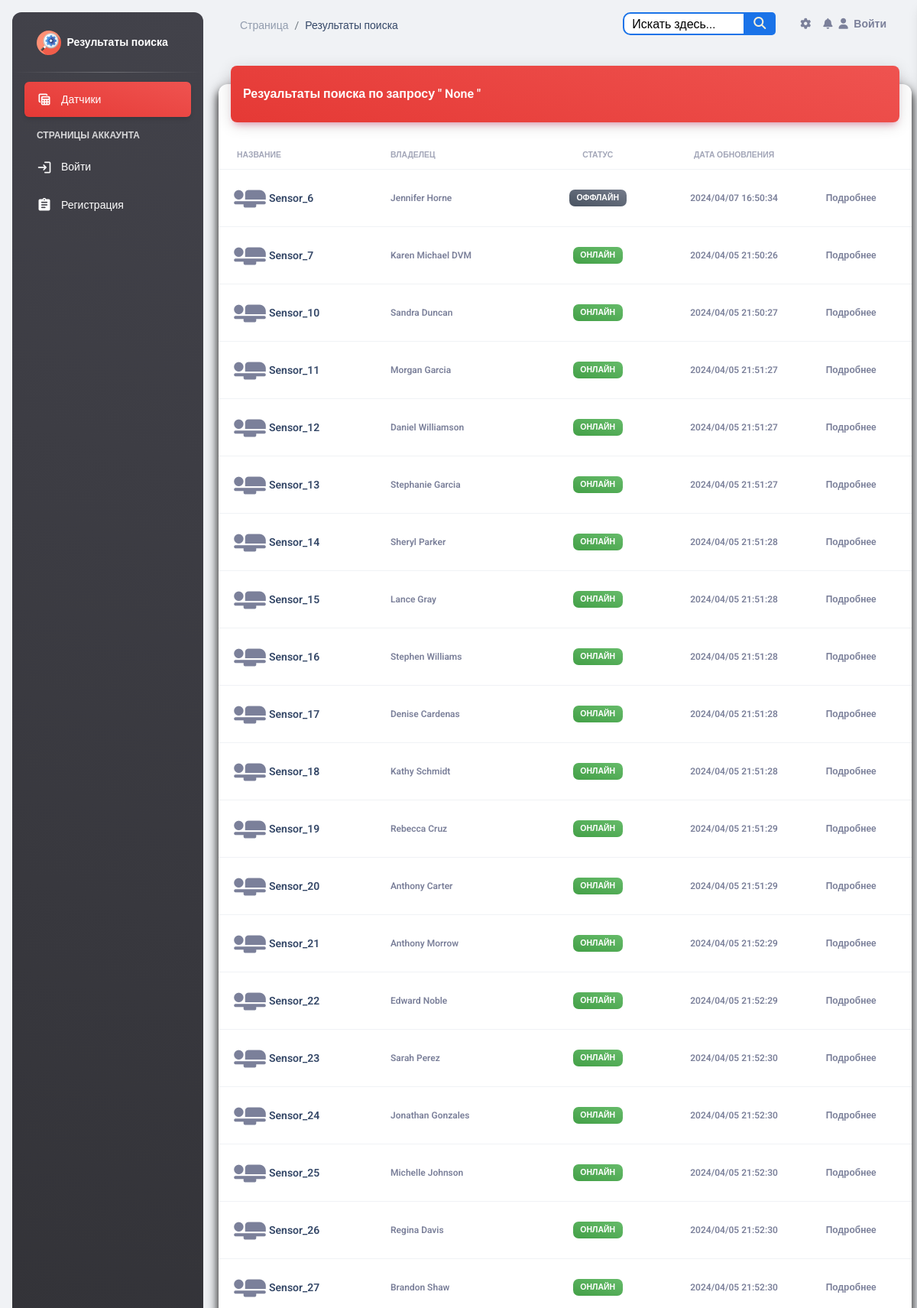
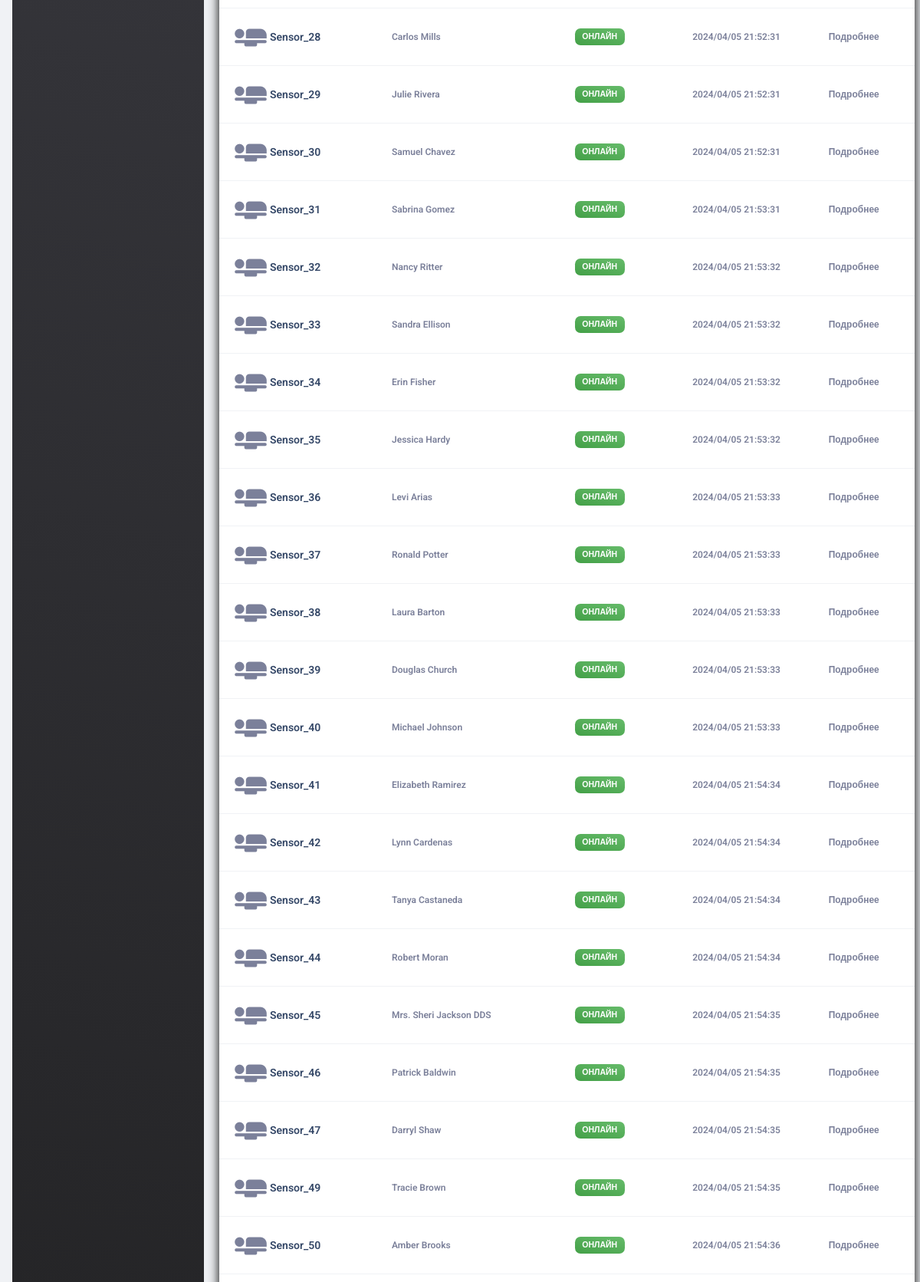
The app's page /search/ (upper part) with its own data (2 pictures, top to bottom).
### esp_sensor/models.py (models this page shows, shortened)
class Sensor(models.Model):
    id = models.AutoField(primary_key=True)
    name = models.CharField('Имя датчика', max_length=100, unique=True)
    slug = models.SlugField(max_length=255, unique=True, db_index=True, verbose_name="URL")
    description = models.TextField('Описание', blank=True)
    owner = models.CharField("Владелец", max_length=100, blank=True)
    date_added = models.DateTimeField('Дата добавления', auto_now=True)
    country = models.ManyToManyField(Country, blank=True, verbose_name='Страна')
    city = models.ManyToManyField(City, blank=True, verbose_name='Город')
    inclusions = models.IntegerField("Количество включений", default=0)
    power = models.IntegerField(default=0,
                                blank=True,
                                verbose_name='Мощность',
                                validators=[MinValueValidator(0), MaxValueValidator(100)])
    watt = models.IntegerField("Потребление мощности", default=0)
    volt = models.IntegerField("Электрическое напряжение", default=0)
    work = models.BooleanField('Онлайн', default=True)
    blocked = models.BooleanField('Заблокирован', default=False)
    start = models.BooleanField('Старт', default=False)
    temperature = models.FloatField('Температура', default=0)
    fan_speed = models.IntegerField('Скорость кулера', default=0)
    class Meta:
        verbose_name = 'Датчик'
        verbose_name_plural = 'Датчики'

### esp_sensor/views.py (the view)
# urls.py: path('search/', views.search_sensors, name='search_sensors'),
def search_sensors(request):
    query = request.GET.get('q')
    if query:
        sensors = Sensor.objects.filter(
            Q(name__icontains=query) |
            Q(description__icontains=query) |
            Q(owner__icontains=query) |
            Q(country__name__icontains=query) |
            Q(city__name__icontains=query) |
            Q(inclusions__icontains=query)
        ).distinct()
    else:
        sensors = Sensor.objects.all()
    return render(request, 'sensor/search_results.html', {'sensors': sensors, 'query': query})

### templates/sensor/search_results.html (shortened to what this page needs)
{% load static %}
{% include 'base.html' %}
<body class="g-sidenav-show  bg-gray-200">
<aside class="sidenav navbar navbar-vertical navbar-expand-xs border-0 border-radius-xl my-3 fixed-start ms-3   bg-gradient-dark"
       id="sidenav-main">
    <div class="sidenav-header">
        <a class="navbar-brand m-0">
            <img src="{% static 'img/search-magnifying-glass-svgrepo-com.svg' %}" class="navbar-brand-img h-100"
                 alt="main_logo">
            <span class="ms-1 font-weight-bold text-white">Результаты поиска</span>
        </a>
    </div>
    <hr class="horizontal light mt-0 mb-2">
    <div class="collapse navbar-collapse  w-auto " id="sidenav-collapse-main">
        <ul class="navbar-nav">
            <li class="nav-item">
                <a class="nav-link text-white active bg-gradient-danger" href="{% url 'sensor_list' %}">
                    <div class="text-white text-center me-2 d-flex align-items-center justify-content-center">
                        <i class="material-icons opacity-10">table_view</i>
                    </div>
                    <span class="nav-link-text ms-1">Датчики</span>
                </a>
            </li>
            <li class="nav-item mt-3">
                <h6 class="ps-4 ms-2 text-uppercase text-xs text-white font-weight-bolder opacity-8">Страницы
                    аккаунта</h6>
            </li>
            {% if user.is_authenticated %}
                <li class="nav-item">
                    <a class="nav-link text-white " href="{% url 'profiles:profile_detail' user.profile.slug %}">
                        <div class="text-white text-center me-2 d-flex align-items-center justify-content-center">
                            <i class="material-icons opacity-10">person_add</i>
                        </div>
                        <span class="nav-link-text ms-1">Профиль</span>
                        <span class="nav-link-text ms-1">{{ user.username }}</span>
                    </a>
                </li>
                <li class="nav-item">
                    <a class="nav-link text-white " href='{% url 'logout' %}'>
                        <div class="text-white text-center me-2 d-flex align-items-center justify-content-center">
                            <i class="material-icons opacity-10">login</i>
                        </div>
                        <span class="nav-link-text ms-1">Выйти</span>
                    </a>
                </li>
            {% else %}
                <li class="nav-item">
                    <a class="nav-link text-white " href='{% url 'login' %}'>
                        <div class="text-white text-center me-2 d-flex align-items-center justify-content-center">
                            <i class="material-icons opacity-10">login</i>
                        </div>
                        <span class="nav-link-text ms-1">Войти</span>
                    </a>
                </li>
                <li class="nav-item">
                    <a class="nav-link text-white " href="{% url 'register' %}">
                        <div class="text-white text-center me-2 d-flex align-items-center justify-content-center">
                            <i class="material-icons opacity-10">assignment</i>
                        </div>
                        <span class="nav-link-text ms-1">Регистрация</span>
                    </a>
                </li>
            {% endif %}
        </ul>
    </div>
</aside>
<main class="main-content position-relative max-height-vh-100 h-100 border-radius-lg ">
    <nav class="navbar navbar-main navbar-expand-lg px-0 mx-4 shadow-none border-radius-xl" id="navbarBlur"
         data-scroll="true">
        <div class="container-fluid py-1 px-3">
            <nav aria-label="breadcrumb">
                <ol class="breadcrumb bg-transparent mb-0 pb-0 pt-1 px-0 me-sm-6 me-5">
                    <li class="breadcrumb-item text-sm"><a class="opacity-5 text-dark" href="javascript:;">Страница</a>
                    </li>
                    <li class="breadcrumb-item text-sm text-dark active" aria-current="page">Результаты поиска</li>
                </ol>
            </nav>
            {% include 'include/navbar.html' %}
        </div>
    </nav>
    <div class="container-fluid py-4">
        <div class="row">
            <div class="col-12">
                <div class="card my-4">
                    <div class="card-header p-0 position-relative mt-n4 mx-3 z-index-2">
                        <div class="bg-gradient-danger shadow-primary border-radius-lg pt-4 pb-3">
                            <h6 class="text-white ps-3">Резуальтаты поиска по запросу " {{ query }} "</h6>
                        </div>
                    </div>
                    <div class="card-body px-0 pb-2">
                        <div class="table-responsive p-0">
                            <table class="table align-items-center mb-0">
                                <thead>
                                <tr>
                                    <th class="text-uppercase text-secondary text-xxs font-weight-bolder opacity-7">
                                        Название
                                    </th>
                                    <th class="text-uppercase text-secondary text-xxs font-weight-bolder opacity-7 ps-2">
                                        Владелец
                                    </th>
                                    <th class="text-center text-uppercase text-secondary text-xxs font-weight-bolder opacity-7">
                                        Статус
                                    </th>
                                    <th class="text-center text-uppercase text-secondary text-xxs font-weight-bolder opacity-7">
                                        Дата обновления
                                    </th>
                                    <th class="text-secondary opacity-7"></th>
                                </tr>
                                </thead>
                                <tbody>
                                {% for sensor in sensors %}
                                    <tr>
                                        <td>
                                            <div class="d-flex px-2 py-1">
                                                <div>
                                                    <i class="material-icons"
                                                       style="font-size: 50px;">airline_seat_flat</i>
                                                </div>
                                                <div class="d-flex flex-column justify-content-center">
                                                    <h6 class="mb-0 text-sm">{{ sensor.name }}</h6>
                                                </div>
                                            </div>
                                        </td>
                                        <td>
                                            <p class="text-xs font-weight-bold mb-0">{{ sensor.owner }}</p>
                                        </td>
                                        <td class="align-middle text-center text-sm">
                                            {% if sensor.work %}
                                                <span class="badge badge-sm bg-gradient-success">Онлайн</span>
                                            {% else %}
                                                <span class="badge badge-sm bg-gradient-secondary">Оффлайн</span>
                                            {% endif %}
                                        </td>
                                        <td class="align-middle text-center">
                                            <span class="text-secondary text-xs font-weight-bold">{{ sensor.date_added | date:"Y/m/d H:i:s" }}</span>
                                        </td>
                                        <td class="align-middle">
                                            <a href="{% url 'sensor_detail' sensor.pk %}"
                                               class="text-secondary font-weight-bold text-xs"
                                               data-toggle="tooltip" data-original-title="Edit user">
                                                Подробнее
                                            </a>
                                        </td>
                                    </tr>
                                {% empty %}
                                    <h6 class="text-primary ps-3">Поиск не дал результатов!</h6>
                                {% endfor %}
                                </tbody>
                            </table>
                        </div>
                    </div>
                </div>
            </div>
        </div>
    </div>
</main>
</body>

### records on screen
Sensor: name "Sensor_6", owner "Jennifer Horne", work "ОФФЛАЙН", date_added "2024/04/07 16:50:34"
Sensor: name "Sensor_7", owner "Karen Michael DVM", work "ОНЛАЙН", date_added "2024/04/05 21:50:26"
Sensor: name "Sensor_10", owner "Sandra Duncan", work "ОНЛАЙН", date_added "2024/04/05 21:50:27"
Sensor: name "Sensor_11", owner "Morgan Garcia", work "ОНЛАЙН", date_added "2024/04/05 21:51:27"
Sensor: name "Sensor_12", owner "Daniel Williamson", work "ОНЛАЙН", date_added "2024/04/05 21:51:27"
Sensor: name "Sensor_13", owner "Stephanie Garcia", work "ОНЛАЙН", date_added "2024/04/05 21:51:27"
Sensor: name "Sensor_14", owner "Sheryl Parker", work "ОНЛАЙН", date_added "2024/04/05 21:51:28"
Sensor: name "Sensor_15", owner "Lance Gray", work "ОНЛАЙН", date_added "2024/04/05 21:51:28"
Sensor: name "Sensor_16", owner "Stephen Williams", work "ОНЛАЙН", date_added "2024/04/05 21:51:28"
Sensor: name "Sensor_17", owner "Denise Cardenas", work "ОНЛАЙН", date_added "2024/04/05 21:51:28"
Sensor: name "Sensor_18", owner "Kathy Schmidt", work "ОНЛАЙН", date_added "2024/04/05 21:51:28"
Sensor: name "Sensor_19", owner "Rebecca Cruz", work "ОНЛАЙН", date_added "2024/04/05 21:51:29"
Sensor: name "Sensor_20", owner "Anthony Carter", work "ОНЛАЙН", date_added "2024/04/05 21:51:29"
Sensor: name "Sensor_21", owner "Anthony Morrow", work "ОНЛАЙН", date_added "2024/04/05 21:52:29"
Sensor: name "Sensor_22", owner "Edward Noble", work "ОНЛАЙН", date_added "2024/04/05 21:52:29"
Sensor: name "Sensor_23", owner "Sarah Perez", work "ОНЛАЙН", date_added "2024/04/05 21:52:30"
Sensor: name "Sensor_24", owner "Jonathan Gonzales", work "ОНЛАЙН", date_added "2024/04/05 21:52:30"
Sensor: name "Sensor_25", owner "Michelle Johnson", work "ОНЛАЙН", date_added "2024/04/05 21:52:30"
Sensor: name "Sensor_26", owner "Regina Davis", work "ОНЛАЙН", date_added "2024/04/05 21:52:30"
Sensor: name "Sensor_27", owner "Brandon Shaw", work "ОНЛАЙН", date_added "2024/04/05 21:52:30"
Sensor: name "Sensor_28", owner "Carlos Mills", work "ОНЛАЙН", date_added "2024/04/05 21:52:31"
Sensor: name "Sensor_29", owner "Julie Rivera", work "ОНЛАЙН", date_added "2024/04/05 21:52:31"
Sensor: name "Sensor_30", owner "Samuel Chavez", work "ОНЛАЙН", date_added "2024/04/05 21:52:31"
Sensor: name "Sensor_31", owner "Sabrina Gomez", work "ОНЛАЙН", date_added "2024/04/05 21:53:31"
Sensor: name "Sensor_32", owner "Nancy Ritter", work "ОНЛАЙН", date_added "2024/04/05 21:53:32"
Sensor: name "Sensor_33", owner "Sandra Ellison", work "ОНЛАЙН", date_added "2024/04/05 21:53:32"
Sensor: name "Sensor_34", owner "Erin Fisher", work "ОНЛАЙН", date_added "2024/04/05 21:53:32"
Sensor: name "Sensor_35", owner "Jessica Hardy", work "ОНЛАЙН", date_added "2024/04/05 21:53:32"
Sensor: name "Sensor_36", owner "Levi Arias", work "ОНЛАЙН", date_added "2024/04/05 21:53:33"
Sensor: name "Sensor_37", owner "Ronald Potter", work "ОНЛАЙН", date_added "2024/04/05 21:53:33"
Sensor: name "Sensor_38", owner "Laura Barton", work "ОНЛАЙН", date_added "2024/04/05 21:53:33"
Sensor: name "Sensor_39", owner "Douglas Church", work "ОНЛАЙН", date_added "2024/04/05 21:53:33"
Sensor: name "Sensor_40", owner "Michael Johnson", work "ОНЛАЙН", date_added "2024/04/05 21:53:33"
Sensor: name "Sensor_41", owner "Elizabeth Ramirez", work "ОНЛАЙН", date_added "2024/04/05 21:54:34"
Sensor: name "Sensor_42", owner "Lynn Cardenas", work "ОНЛАЙН", date_added "2024/04/05 21:54:34"
Sensor: name "Sensor_43", owner "Tanya Castaneda", work "ОНЛАЙН", date_added "2024/04/05 21:54:34"
Sensor: name "Sensor_44", owner "Robert Moran", work "ОНЛАЙН", date_added "2024/04/05 21:54:34"
Sensor: name "Sensor_45", owner "Mrs. Sheri Jackson DDS", work "ОНЛАЙН", date_added "2024/04/05 21:54:35"
Sensor: name "Sensor_46", owner "Patrick Baldwin", work "ОНЛАЙН", date_added "2024/04/05 21:54:35"
Sensor: name "Sensor_47", owner "Darryl Shaw", work "ОНЛАЙН", date_added "2024/04/05 21:54:35"
Sensor: name "Sensor_49", owner "Tracie Brown", work "ОНЛАЙН", date_added "2024/04/05 21:54:35"
Sensor: name "Sensor_50", owner "Amber Brooks", work "ОНЛАЙН", date_added "2024/04/05 21:54:36"

### other values on screen
{{ query }} "None"
